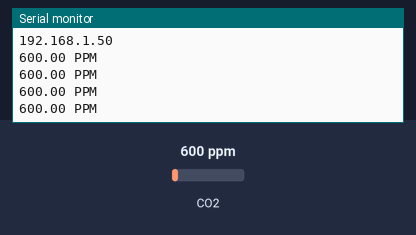
The sketch below on a simulated ESP32. On the bench: the last lines printed to the serial monitor. The inputs (shaded band) are chosen by the test bench; at power-on: CO2 600 ppm. WiFi joins after 1.5 s; servers stay silent unless stated.

Above: at 3.7 s.
3.8 s: CO2 set to 452 ppm
At 4.31 s:
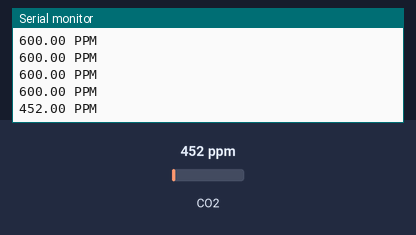
5.3 s: CO2 set to 1050 ppm
At 5.52 s:
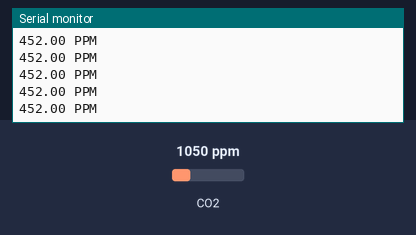
Timing chart, 0 to 8.3 s (numbered marks = the images above; inputs shaded):
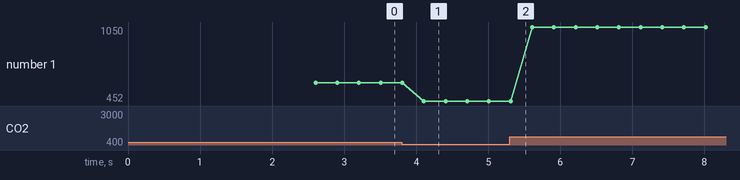

Measured:
- after the input at 3.8 s, the serial monitor: prints a new line after 0.31 s (image 1)
- plotted number 1: 600 → 452 after the input at 3.8 s, 452 → 1050 after the input at 5.3 s

The sketch:

gazSensoru.ino
```cpp
#include "MQ135.h"
#include <WiFi.h>
#include <Wire.h>

int air_quality;

//TODO: ESP32 MQTT user config
/*const char* ssid = "TTNET_ZyXEL_RVAN";
const char* password = "3DaE1B2443497";*/

const char* ssid = "G301";
const char* password = "alialiali";

// Set web server port number to 80
WiFiServer server(80);

// Variable to store the HTTP request
String header;

// Current time
unsigned long currentTime = millis();
// Previous time
unsigned long previousTime = 0;
// Define timeout time in milliseconds (example: 2000ms = 2s)
const long timeoutTime = 2000;

void setup() {
  delay(1000);
  Serial.begin(115200);
  pinMode(32, INPUT);        //Gas sensor will be an input to the ESP32
  Serial.print("Connecting to ");
  Serial.println(ssid);
  WiFi.begin(ssid, password);
  while (WiFi.status() != WL_CONNECTED) {
    delay(500);
    Serial.print(".");
  }
  // Print local IP address and start web server
  Serial.println("");
  Serial.println("WiFi connected.");
  Serial.println("IP address: ");
  Serial.println(WiFi.localIP());
  server.begin();
}


void loop() {

  MQ135 gasSensor = MQ135(33);
  float air_quality = gasSensor.getPPM();

  delay(100);
  Serial.print(air_quality);
  Serial.println(" PPM");
  delay(200);

}
```
